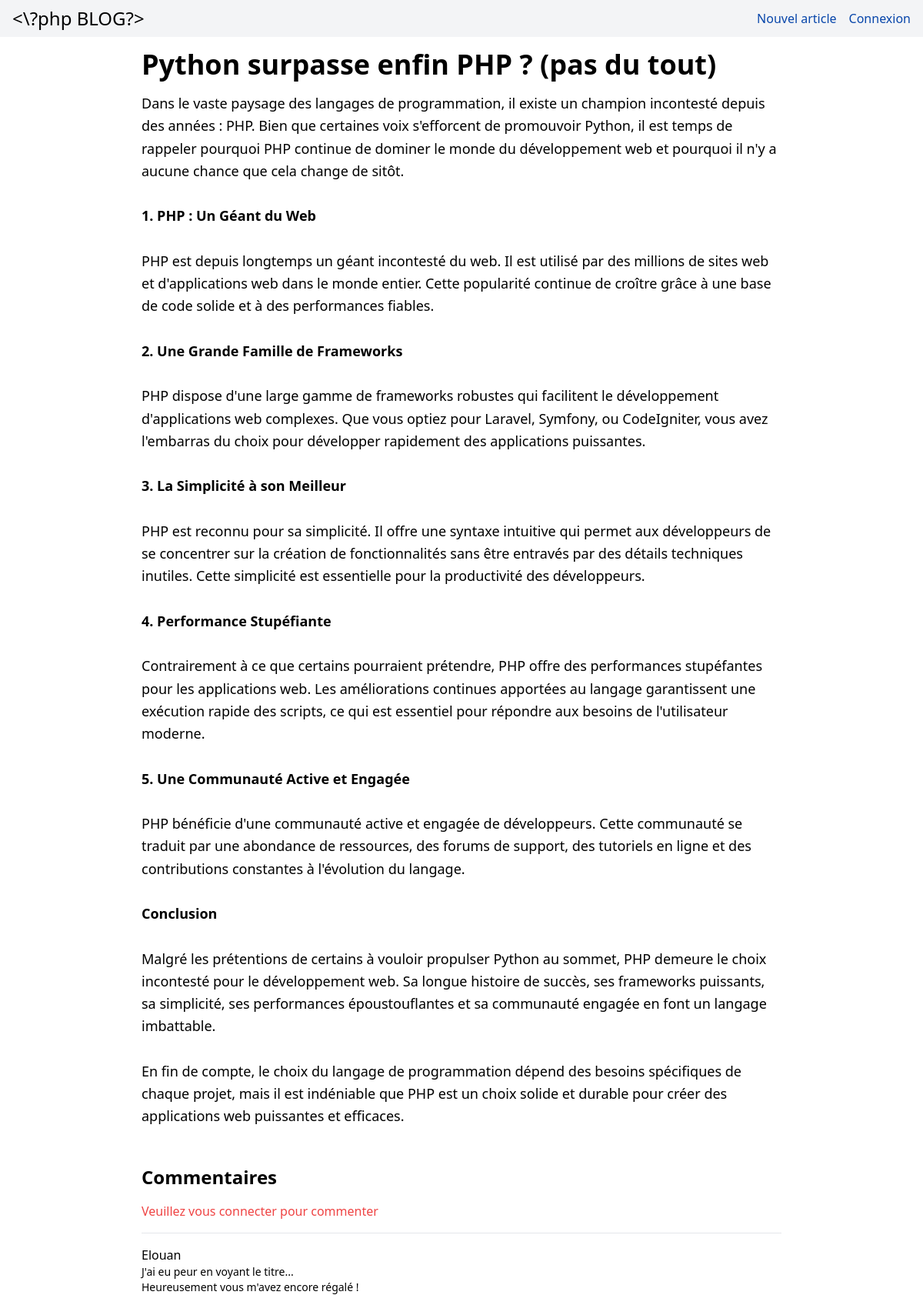
Screenshot of /pages/article.php?id=54 with the database file from the repository.
### tables this page shows
CREATE TABLE IF NOT EXISTS `article` (
  `id` int NOT NULL AUTO_INCREMENT,
  `titre` varchar(100) NOT NULL,
  `description` text NOT NULL,
  `id_user` int NOT NULL,
  PRIMARY KEY (`id`)
);

CREATE TABLE IF NOT EXISTS `commentaire` (
  `id` int NOT NULL AUTO_INCREMENT,
  `description` text NOT NULL,
  `id_user` int NOT NULL,
  `id_article` int NOT NULL,
  PRIMARY KEY (`id`)
);

CREATE TABLE IF NOT EXISTS `user` (
  `id` int NOT NULL AUTO_INCREMENT,
  `email` text NOT NULL,
  `pseudo` varchar(20) DEFAULT '',
  `mdp` varchar(300) NOT NULL,
  `admin` tinyint(1) NOT NULL,
  PRIMARY KEY (`id`)
);

### traitement/sql.php (called while the page is built, shortened)
<?php
function get_article($id) {
    require "config.php";
    $sql = $connexion->prepare("SELECT * FROM article where id = ?");
    $sql->execute([$id]);
    $row = $sql->fetch(PDO::FETCH_ASSOC);
    if($row) {
        return $row;
    } else {
        return false;
    }
}
function get_commentaires_article($id_article) {
    require "config.php";
    $sql = "SELECT *, commentaire.id as commentaire_id, user.id as commentaire_user_id FROM commentaire
            JOIN user ON commentaire.id_user = user.id
            WHERE commentaire.id_article = ?
            ORDER BY commentaire.id desc";
    $stmt = $connexion->prepare($sql);
    $stmt->execute([$id_article]);
    $commentaires = $stmt->fetchAll(PDO::FETCH_ASSOC);
    return $commentaires;
}
?>

### pages/article.php (the view, shortened to what this page needs)
<?php require("../structure/header.php"); require("../traitement/config.php"); require("../traitement/sql.php");
$articleId = intval(parse_url($_GET['id'], PHP_URL_PATH));
$article = get_article($articleId);
if($article === false) {
    header('Location: /pages/article_existe_pas.php');
} else {
    ?>
    <div class="container mx-auto px-24">
        <article title="<?php echo $article['titre'] ?>" class="prose prose-lg mx-auto">
            <h1 class="text-4xl font-semibold mb-4">
                <?php echo $article['titre'] ?>
            </h1>
            <div aria-label="contenu article" class="text-lg leading-relaxed break-words">
                <?php echo nl2br($article['description']) ?>
            </div>
        </article>
        <div class="mt-12 mb-10">
            <h2 class="text-2xl font-semibold mb-4">Commentaires</h2>
            <?php
                if (!empty($_SESSION["id_user"])){ ?>
                    <form method="post" action="/traitement/traitement_forms.php" class="space-y-4">
                        <div>
                            <label for="commentaire" class="block text-sm font-medium text-gray-600">Votre commentaire :</label>
                            <textarea id="commentaire" name="commentaire" required rows="5" class="w-full p-2 border rounded-md resize-none"></textarea>
                        </div>
                        <div>
                            <button  name="form_name" value="commentaire_form" type="submit" class="px-4 py-2 bg-blue-500 text-white rounded hover:bg-blue-700">Envoyer</button>
                        </div>
                    </form> <?php
                } else {
                    ?>
                        <h2 class="text-red-500">Veuillez vous connecter pour commenter</h2>
                    <?php
                }
            ?>
            <?php
            $commentaires = get_commentaires_article($articleId);
            if ($commentaires) {
                foreach ($commentaires as $commentaire) {
                    echo "<div class='border-t mt-4 pt-4'>";
                    echo "<p class='font-medium'>" . htmlspecialchars($commentaire['pseudo'] != "" ? $commentaire['pseudo'] : $commentaire['email']) . "</p>";
                    echo "<p class='text-sm break-words'>" . nl2br($commentaire['description']) . "</p>";
                    echo "</div>";
                }
            } else {
                echo "<p class='text-gray-500'>Pas encore de commentaires. Soyez le premier à commenter !</p>";
            }
            ?>
        </div>
    </div>
    <?php
}?>
<?php require("../structure/footer.php"); ?>

### rows the page displays
article: titre "Python surpasse enfin PHP ? (pas du tout)", description "Dans le vaste paysage des langages de programmation, il existe un champion incontesté depuis des années : PHP. Bien que certaines voix s'efforcent de promouvoir Python, il est temps de rappeler pourquoi PHP continue de dominer le monde du développement web et pourquoi il n'y a aucune chance que cela change de sitôt. 1. PHP : Un Géant du Web PHP est depuis longtemps un géant incontesté du web. Il est utilisé par des millions de sites web et d'applications web dans le monde entier. Cette popularité continue de croître grâce à une base de code solide et à des performances fiables. 2. Une Grande Famille de Frameworks PHP dispose d'une large gamme de frameworks robustes qui facilitent le…"
commentaire: id_user.pseudo "Elouan", description "J'ai eu peur en voyant le titre... Heureusement vous m'avez encore régalé !"
